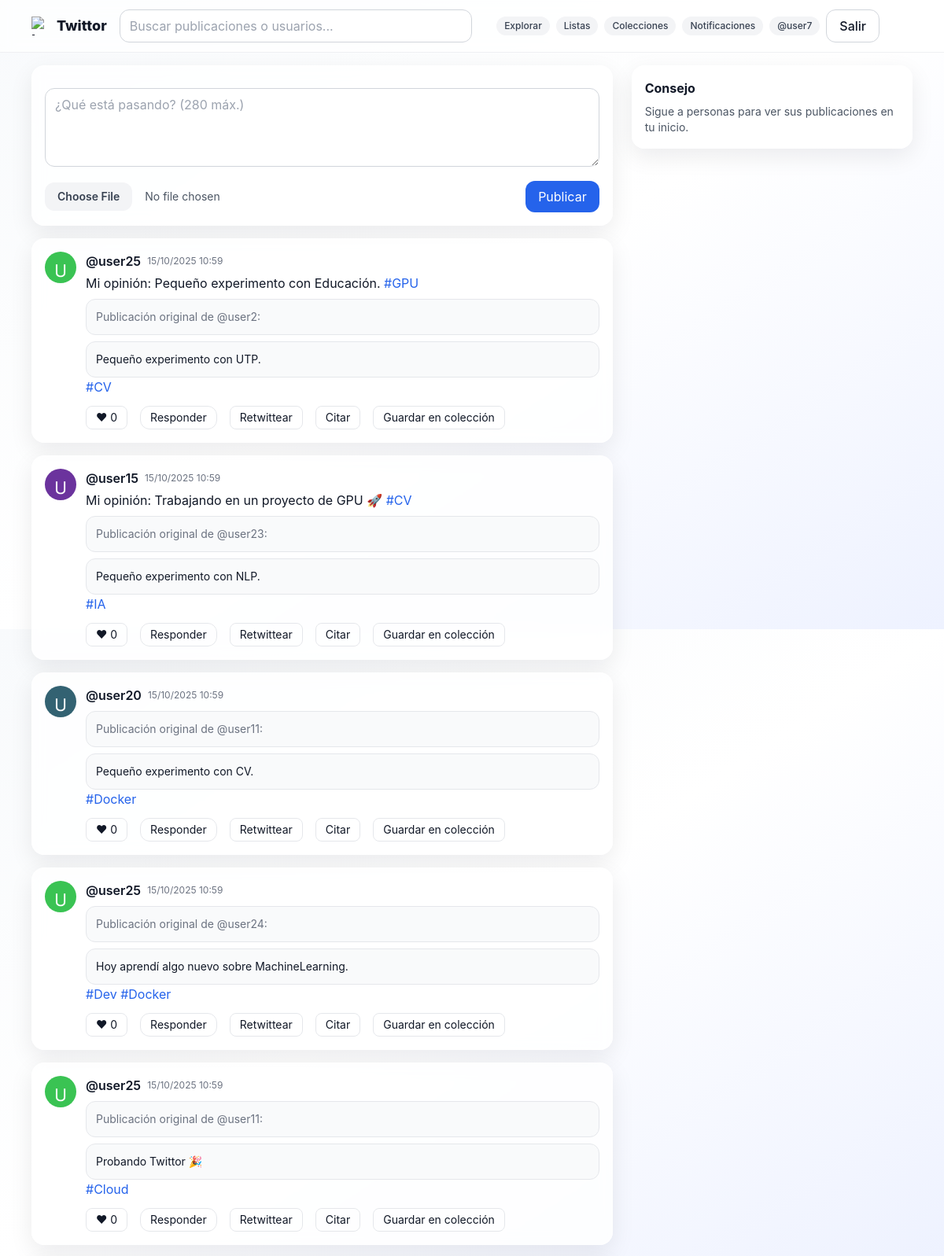
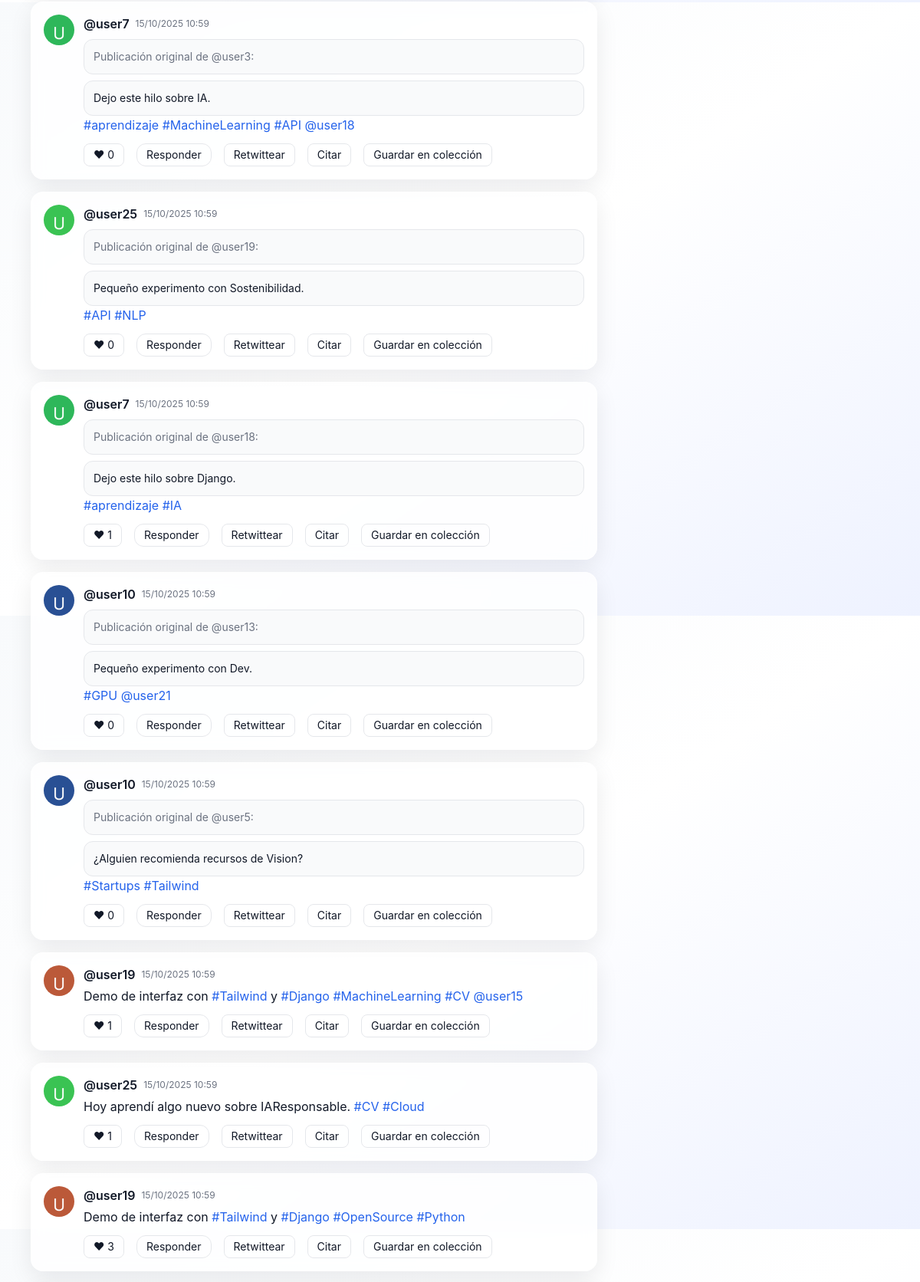
Page / (signed in, upper part) on the committed database (2 pictures, top to bottom).
### core/models.py (models this page shows, shortened)
class Tweet(models.Model):
    parent = models.ForeignKey('self', null=True, blank=True, on_delete=models.SET_NULL, related_name='children')
    is_retweet = models.BooleanField(default=False)
    user = models.ForeignKey(User, on_delete=models.CASCADE)
    content = models.CharField(max_length=280)
    image = models.ImageField(upload_to='tweets/', blank=True, null=True)
    created_at = models.DateTimeField(auto_now_add=True)
    class Meta:
        ordering = ['-created_at']
    def get_absolute_url(self):
        return reverse('tweet_detail', args=[self.pk])
    @property
    def like_count(self) -> int:
        return self.likes.count()

class UserProfile(models.Model):
    user = models.OneToOneField(User, on_delete=models.CASCADE)
    bio = models.CharField(max_length=180, blank=True)
    avatar = models.ImageField(upload_to='avatars/', blank=True, null=True)
    created_at = models.DateTimeField(auto_now_add=True)

### core/views.py (the view)
# urls.py: path('', views.timeline, name='timeline'),
@login_required
def timeline(request):
    following_ids = list(Follow.objects.filter(follower=request.user).values_list('following_id', flat=True))
    qs = Tweet.objects.filter(user_id__in=[request.user.id, *following_ids]).select_related('user', 'user__userprofile')
    form = TweetForm(request.POST or None, request.FILES or None)
    if request.method == 'POST' and form.is_valid():
        tw = form.save(commit=False)
        tw.user = request.user
        tw.save()
        return redirect('timeline')
    return render(request, 'core/timeline.html', {'tweets': qs, 'form': form})

### core/forms.py
class TweetForm(forms.ModelForm):
    class Meta:
        model = Tweet
        fields = ['content', 'image']
        widgets = {
            'content': forms.Textarea(attrs={'rows': 3, 'placeholder': '¿Qué está pasando? (280 máx.)', **BASE_AREA}),
            'image': forms.ClearableFileInput(attrs={**BASE_FILE})
        }

### core/templatetags/extras.py (called while the page is built)
@register.filter
def linkify(text: str):
    if not text:
        return ''
    def link_tag(m):
        tag = m.group('tag')[1:]
        url = reverse('tag', args=[tag])
        return f'<a class="text-blue-600 hover:underline" href="{url}">#{tag}</a>'
    def link_mention(m):
        user = m.group('at')[1:]
        url = reverse('profile', args=[user])
        return f'<a class="text-blue-600 hover:underline" href="{url}">@{user}</a>'
    html = HASHTAG_RE.sub(link_tag, text)
    html = MENTION_RE.sub(link_mention, html)
    return mark_safe(html)

### templates/core/timeline.html (shortened to what this page needs)
{% extends 'base.html' %}
{% load static %}
{% load extras %}
{% block content %}
<div class="grid grid-cols-1 md:grid-cols-3 gap-4 md:gap-6">
  <section class="md:col-span-2 space-y-4">
    <div class="card p-4">
      <form action="{% url 'timeline' %}" method="post" enctype="multipart/form-data" class="space-y-3">
        {{ form.content }}
        <div class="flex items-center justify-between">
          {{ form.image }}
          <button class="px-4 py-2 bg-blue-600 text-white rounded-xl">Publicar</button>
        </div>
      </form>
    </div>
    {% for t in tweets %}
    <article class="card p-4">
      <div class="flex gap-3">
        <a href="{% url 'profile' t.user.username %}">
          {% if t.user.userprofile.avatar %}
            <img src="{{ t.user.userprofile.avatar.url }}" class="w-10 h-10 rounded-full object-cover" alt="@{{ t.user.username }}">
          {% else %}
            <div class="w-10 h-10 rounded-full bg-gray-200 dark:bg-gray-800 flex items-center justify-center font-semibold">
              {{ t.user.username|first|upper }}
            </div>
          {% endif %}
        </a>
        <div class="flex-1">
          <div class="flex items-center gap-2">
            <a href="{% url 'profile' t.user.username %}" class="font-semibold hover:underline">@{{ t.user.username }}</a>
            <span class="text-xs text-gray-500 dark:text-gray-400">{{ t.created_at|date:"d/m/Y H:i" }}</span>
          </div>
          <a href="{{ t.get_absolute_url }}">
            <p class="mt-1 whitespace-pre-wrap">{{ t.content|linkify|safe }}</p>
            {% if t.parent %}
              <a href="{{ t.parent.get_absolute_url }}" class="block border rounded-xl p-3 mt-2 text-sm bg-gray-50 dark:bg-gray-800 dark:border-gray-700 dark:text-gray-100">
                <span class="text-gray-500">Publicación original de @{{ t.parent.user.username }}:</span>
                <div class="whitespace-pre-wrap">{{ t.parent.content|linkify|safe }}</div>
              </a>
            {% endif %}
          </a>
          <div class="mt-3 flex items-center gap-4">
            {% include "components/like_button.html" with t=t %}
            <a href="{{ t.get_absolute_url }}" class="text-sm px-3 py-1 rounded-xl border hover:bg-gray-50 dark:hover:bg-gray-800 transition">Responder</a>
            <form action="{% url 'retweet' t.pk %}" method="post" class="inline">
              <button class="text-sm px-3 py-1 rounded-lg border">Retwittear</button>
            </form>
            <a href="{% url 'quote' t.pk %}" class="text-sm px-3 py-1 rounded-lg border">Citar</a>
            <button
              type="button"
              class="text-sm px-3 py-1 rounded-lg border hover:bg-gray-50 dark:hover:bg-gray-800 transition"
              onclick="abrirModalColeccion({{ t.id }})">
              Guardar en colección
            </button>
          </div>
        </div>
      </div>
    </article>
    {% empty %}
      <p class="text-gray-500">No hay publicaciones aún. ¡Sé el primero!</p>
    {% endfor %}
  </section>
  <aside class="space-y-4">
    <div class="card p-4">
      <h2 class="font-bold mb-2">Consejo</h2>
      <p class="text-sm text-gray-600">Sigue a personas para ver sus publicaciones en tu inicio.</p>
    </div>
  </aside>
</div>
{% endblock %}

### templates/base.html (shortened to what this page needs)
{% load static %}
<!doctype html>
<html lang="es">
<head>
  <script src="https://cdn.tailwindcss.com"></script>
</head>
<body class="bg-gradient-to-br from-slate-50 via-white to-indigo-50 dark:from-gray-950 dark:via-gray-950 dark:to-gray-900 text-gray-900 dark:text-gray-100 transition-colors duration-300">
  <nav class="sticky top-0 z-20 bg-white/70 dark:bg-gray-900/60 backdrop-blur border-b border-gray-200/60 dark:border-white/5 transition-colors duration-300">
    <div class="max-w-6xl mx-auto px-4 py-3 flex items-center gap-4">
      <a href="{% url 'timeline' %}" class="flex items-center gap-2 font-extrabold text-lg">
        <img src="{% static 'logo.svg' %}" class="w-6 h-6" alt="logo">
        Twittor
      </a>
      <form action="{% url 'search' %}" method="get" class="hidden md:flex items-center gap-2 flex-1 max-w-md">
        <input type="text" name="q" placeholder="Buscar publicaciones o usuarios..." class="input">
      </form>
      <div class="flex items-center gap-2 ml-auto">
        <a href="{% url 'explore' %}" class="chip">Explorar</a>
        {% if user.is_authenticated %}
          <a href="{% url 'my_lists' %}" class="chip">Listas</a>
          <a href="{% url 'lista_colecciones' %}" class="chip">Colecciones</a>
        {% endif %}
        <a href="{% url 'notifications' %}" class="chip">Notificaciones</a>
        {% if user.is_authenticated %}
          <a href="{% url 'profile' user.username %}" class="chip">@{{ user.username }}</a>
          <form action="{% url 'logout' %}" method="post" class="inline">
            <button class="btn-outline">Salir</button>
          </form>
        {% else %}
          <a href="{% url 'login' %}" class="btn-outline">Entrar</a>
          <a href="{% url 'signup' %}" class="btn-primary">Crear cuenta</a>
        {% endif %}
        <button id="themeToggle" class="btn-ghost" title="Cambiar tema">
        </button>
      </div>
    </div>
  </nav>
  <main class="max-w-6xl mx-auto p-4">
    {% block content %}{% endblock %}
  </main>
</body>
</html>

### templates/components/like_button.html (shortened to what this page needs)
<div
  hx-post="{% url 'like_toggle' t.pk %}"
  hx-target="this"
  hx-swap="outerHTML"
  class="inline">
  <form action="{% url 'like_toggle' t.pk %}" method="post" class="inline">
    <button class="text-sm px-3 py-1 rounded-lg border">♥ {{ t.like_count }}</button>
  </form>
</div>

### templates/base.html (style rules this page uses)
html, body { height: 100%; }

### rows in the picture
Tweet: user.userprofile.avatar (picture), user.username "user25", created_at "15/10/2025 10:59", content|linkify "Mi opinión: Pequeño experimento con Educación. #GPU", parent.user.username "user2", parent.content|linkify "Pequeño experimento con UTP. #CV", like_count "0"
Tweet: user.userprofile.avatar (picture), user.username "user15", created_at "15/10/2025 10:59", content|linkify "Mi opinión: Trabajando en un proyecto de GPU 🚀 #CV", parent.user.username "user23", parent.content|linkify "Pequeño experimento con NLP. #IA", like_count "0"
Tweet: user.userprofile.avatar (picture), user.username "user20", created_at "15/10/2025 10:59", parent.user.username "user11", parent.content|linkify "Pequeño experimento con CV. #Docker", like_count "0"
Tweet: user.userprofile.avatar (picture), user.username "user25", created_at "15/10/2025 10:59", parent.user.username "user24", parent.content|linkify "Hoy aprendí algo nuevo sobre MachineLearning. #Dev #Docker", like_count "0"
Tweet: user.userprofile.avatar (picture), user.username "user25", created_at "15/10/2025 10:59", parent.user.username "user11", parent.content|linkify "Probando Twittor 🎉 #Cloud", like_count "0"
Tweet: user.userprofile.avatar (picture), user.username "user7", created_at "15/10/2025 10:59", parent.user.username "user3", parent.content|linkify "Dejo este hilo sobre IA. #aprendizaje #MachineLearning #API @user18", like_count "0"
Tweet: user.userprofile.avatar (picture), user.username "user25", created_at "15/10/2025 10:59", parent.user.username "user19", parent.content|linkify "Pequeño experimento con Sostenibilidad. #API #NLP", like_count "0"
Tweet: user.userprofile.avatar (picture), user.username "user7", created_at "15/10/2025 10:59", parent.user.username "user18", parent.content|linkify "Dejo este hilo sobre Django. #aprendizaje #IA", like_count "1"
Tweet: user.userprofile.avatar (picture), user.username "user10", created_at "15/10/2025 10:59", parent.user.username "user13", parent.content|linkify "Pequeño experimento con Dev. #GPU @user21", like_count "0"
Tweet: user.userprofile.avatar (picture), user.username "user10", created_at "15/10/2025 10:59", parent.user.username "user5", parent.content|linkify "¿Alguien recomienda recursos de Vision? #Startups #Tailwind", like_count "0"
Tweet: user.userprofile.avatar (picture), user.username "user19", created_at "15/10/2025 10:59", content|linkify "Demo de interfaz con #Tailwind y #Django #MachineLearning #CV @user15", like_count "1"
Tweet: user.userprofile.avatar (picture), user.username "user25", created_at "15/10/2025 10:59", content|linkify "Hoy aprendí algo nuevo sobre IAResponsable. #CV #Cloud", like_count "1"
Tweet: user.userprofile.avatar (picture), user.username "user19", created_at "15/10/2025 10:59", content|linkify "Demo de interfaz con #Tailwind y #Django #OpenSource #Python", like_count "3"

### other values in the picture
{{ user.username }} "user7"
